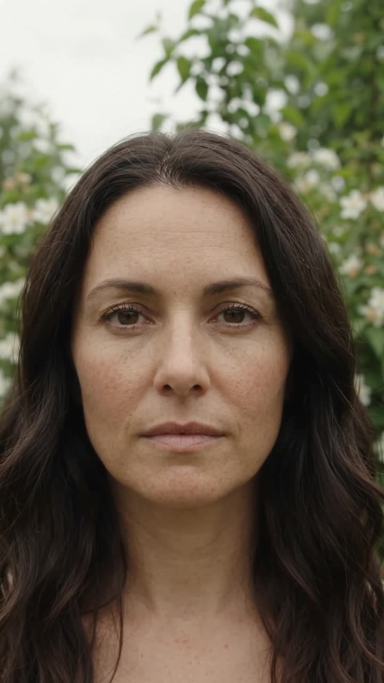
#> input picture assets/covers/_ref/kira_face.jpg, 768 x 1365 px (shown at 1/2 size)
$ python -i cover_gen.py   (imports and definitions only)
#> lines starting #> are read from the running program, lines starting #| are printed output that depends on the picture
#> further down, picture is the input picture: PIL image 768x1365 RGB; mean R, G, B 106.5, 96.1, 79.4
#!/usr/bin/env python3
"""Generate missing cover scenes with Nano Banana 2 Lite (DeepInfra) from a canon face reference of the recurring character.

  python3 tools/carousel/cover_gen.py            # generate all scenes that are not generated yet
  python3 tools/carousel/cover_gen.py <id> ...   # (re)generate only these ids

Writes graded 1080x1350 jpgs to assets/covers/gen/ and assets/covers/manifest_gen.json (cover_bank.pick reads both).
Prompt method (2026 community practice): action instead of pose, gaze away from camera, slightly imperfect framing,
2-3 specific traits and props, natural skin texture, lens + light instead of "ultra realistic", explicit negatives,
fixed character block + canon face reference in every call.
"""
import base64, json, os, shutil, subprocess, sys, tempfile, threading
from concurrent.futures import ThreadPoolExecutor
from io import BytesIO
from pathlib import Path

import requests
from PIL import Image

sys.path.insert(0, str(Path(__file__).resolve().parent))
from cover_bank import grade, OUT, ROOT, W, H  # noqa: E402

MODEL = os.environ.get("COVER_GEN_MODEL", "nano-banana-2-lite")
GEN = OUT / "gen"
MANIFEST_GEN = OUT / "manifest_gen.json"
REF = OUT / "_ref" / "kira_face.jpg"
# [1 line not run here, left out]

CHARACTER = ("The woman is the person in the reference photo: exactly the same face and age (early to mid 40s), "
             "dark brown wavy shoulder-length hair, natural skin with fine lines and a few freckles.")
STYLE = ("Candid photograph, 35mm lens, available light, natural skin texture, a few stray hairs, "
         "slightly imperfect framing as if grabbed quickly, warm natural color. "
         "Full-bleed photograph that continues naturally to all four edges: no borders, no white bars, no frames, no letterboxing. "
         "No text, no logos, no watermark, no airbrushed skin, no stock-photo smile.")

# id, products, tags, scene prompt (action + setting + light + shot). CHARACTER and STYLE are added automatically.
SCENES = [
    # ---------------- GLOW ----------------
    ("g_mirror_side", ["glow"], ["mirror", "face", "morning", "worried"],
     "Side-on shot of her leaning on both hands at a bathroom sink, studying her own face in the mirror, one eyebrow slightly raised, towel on her shoulder, soft morning window light on the tiles."),
    ("g_bed_3am", ["glow"], ["bedroom", "3am", "sleep", "tired"],
     "She sits on the edge of a rumpled bed with her feet on the rug, phone in her hand showing 3:07 in large digits, warm bedside lamp lighting the room clearly, blanket pushed aside, looking at the phone not the camera."),
    ("g_pill_label", ["glow"], ["supplements", "label", "reading", "hands"],
     "Close shot of her hands holding a supplement bottle at the kitchen counter, reading glasses pushed up into her hair, squinting at the small print on the label, bright daylight from the window."),
    ("g_doctor_waiting", ["glow"], ["doctor", "waiting", "clipboard"],
     "In a clinic waiting room she fills in a form on a clipboard, pen paused mid-line, glancing sideways toward a door out of frame, pale walls, daylight through a big window, chairs blurred behind her."),
    ("g_waistband", ["glow"], ["belly", "waist", "jeans"],
     "Shot from chin down, she stands in a bright bedroom pulling at the waistband of her denim jeans with a thumb, loose cotton shirt, morning light, her face is partly cropped by the top of the frame."),
    ("g_park_walk", ["glow"], ["walking", "park", "autumn"],
     "Caught mid-stride on a leafy park path in autumn, glancing down at her smartwatch, leaves blurred in motion at the edges, cardigan open, soft overcast daylight."),
    ("g_grocery_label", ["glow"], ["grocery", "label", "food"],
     "In a supermarket aisle she holds a cereal box at arm's length reading the nutrition label with narrowed eyes, shopping basket on her elbow, bright store lighting, colorful shelves softly blurred."),
    ("g_couch_laptop", ["glow"], ["tired", "laptop", "couch", "afternoon"],
     "Afternoon on the couch under a knitted blanket with a laptop on her knees, pinching the bridge of her nose with eyes closed, half-drunk cup of tea on the arm of the sofa, sunlight across the room."),
    ("g_tea_window", ["glow"], ["tea", "window", "calm", "morning"],
     "Over-the-shoulder view of her pouring tea into a mug at a window, steam rising, looking out at a garden, face in soft profile, sleepy hair, bright cool morning light."),
    ("g_car_breath", ["glow"], ["car", "stress", "breathing", "eyes-closed"],
     "Parked in her car in the afternoon sun, both hands on the steering wheel, eyes closed, taking a slow deep breath, shopping bags on the passenger seat, light flaring through the windshield."),
    ("g_cafe_friends", ["glow"], ["cafe", "friends", "window", "comparison"],
     "Photographed through a cafe window from the street: she sits alone at a small table with a half-smile watching a group of laughing friends at the next table, reflection of the street on the glass, daylight."),
    ("g_desk_clock_coffee", ["glow"], ["coffee", "caffeine", "clock", "desk"],
     "Close detail at a home desk: her hand wrapped around a coffee mug beside a small analog clock reading two o'clock, laptop and a notepad blurred behind, her face just visible at the edge of the frame looking at the screen."),
    ("g_temples_desk", ["glow"], ["headache", "desk", "stress", "tired"],
     "Messy bun, fingertips pressed to both temples at a cluttered home office desk, sticky notes and a mug in front of her, eyes shut, afternoon window light from the left."),
    ("g_fridge_open", ["glow"], ["fridge", "kitchen", "snack", "hesitation"],
     "She stands at an open refrigerator in a bright kitchen, one hand on the door, the other hovering undecided over a shelf, cool fridge light on her face, glancing at the camera with a guilty half-smile."),
    ("g_tub_phone", ["glow"], ["bathroom", "phone", "steps", "tired"],
     "Sitting on the edge of a bathtub in a white bathroom, scrolling a health app on her phone with a tired small smile, bathrobe, daylight from a frosted window."),
    ("g_back_stretch", ["glow"], ["yoga", "stretch", "back", "living-room"],
     "Mid-stretch on a yoga mat in a sunlit living room, one hand pressed to her lower back, wincing slightly, leggings and a loose tee, plants and a window behind her."),
    ("g_notebook_log", ["glow"], ["notebook", "writing", "log", "desk"],
     "Over-the-shoulder shot of her writing in a notebook, pen mid-sentence, looking up at a window with a thoughtful expression, handwritten dated list on the page, morning light, coffee untouched."),
    ("g_face_honest", ["glow"], ["face", "serious", "close"],
     "Close portrait with strong morning sun hitting one side of her face, hair messy, no makeup, an honest tired look straight into the camera, shallow depth of field, plain wall behind her."),
    ("g_lab_report", ["glow"], ["lab", "report", "reading", "kitchen"],
     "At a kitchen counter she follows one line of a printed lab report with her finger, reading glasses on, brows drawn together, folder and pen beside her, bright daylight."),
    ("g_morning_robe", ["glow"], ["morning", "robe", "stairs", "sleepy"],
     "Coming down a staircase in a robe, one hand on the banister, looking down at her feet, squinting in the morning sun from a hallway window, hair unbrushed."),
    # ---------------- SAFETY ----------------
    ("s_rental_walkaround", ["safety"], ["rental", "car", "phone", "filming"],
     "Crouching beside the front bumper of a white rental car in a sunny parking lot, filming a small scratch with her phone, keys in her other hand, sunglasses pushed up, midday light."),
    ("s_hotel_safe", ["safety"], ["hotel", "safe", "closet", "passport"],
     "In a hotel room closet she taps a code into a small in-room safe, passport in her other hand, glancing back over her shoulder toward the door, daylight through sheer curtains."),
    ("s_hotel_corridor", ["safety"], ["hotel", "corridor", "keycard", "luggage"],
     "Wide shot in a hotel corridor, she pulls a carry-on and checks a key card against the room numbers on the doors, mid-step, carpet runner leading away, warm light from wall sconces."),
    ("s_desk_passport", ["safety"], ["hotel", "reception", "passport", "counter"],
     "Her face in sharp profile as she slides a passport across a marble front-desk counter, the clerk's hand just entering the frame, brass bell and flowers blurred, bright lobby light."),
    ("s_vendor_bracelet", ["safety"], ["street", "vendor", "bracelet", "offer", "scam"],
     "POV from the vendor's side: a stranger's hand holds out a colorful woven bracelet toward her in a sunny Mediterranean old-town street, she steps back with a raised palm and a polite uncomfortable smile."),
    ("s_photo_offer", ["safety"], ["street", "photo", "phone", "offer", "scam"],
     "Over her shoulder: a friendly stranger's hands reach for her phone offering to take her picture in front of a famous fountain, she holds the phone against her chest hesitating, tourists blurred around, bright sun."),
    ("s_cruise_sanitizer", ["safety"], ["cruise", "buffet", "sanitizer", "doubt"],
     "At a cruise ship buffet entrance she stands by a wall hand-sanitizer dispenser with an empty plate in one hand, eyeing the dispenser doubtfully, white and blue ship interior, bright light."),
    ("s_port_hurry", ["safety"], ["cruise", "port", "watch", "hurry"],
     "On a sunny pier, she hurries toward a huge cruise ship while checking her wristwatch, tote bag swinging, shore-excursion crowd blurred behind, a little out of breath."),
    ("s_arrivals_tout", ["safety"], ["airport", "arrivals", "taxi", "tout"],
     "In an airport arrivals hall she walks past while looking at her phone, sharp in the foreground; behind her a man in a jacket gestures toward her bag offering a taxi, travelers blurred, bright terminal light."),
    ("s_rideshare_plate", ["safety"], ["rideshare", "plate", "curb", "phone"],
     "On a city curb she leans slightly to read a license plate and compares it to her phone screen before opening the car door, a silver sedan idling beside her, street trees, daylight."),
    ("s_security_tray", ["safety"], ["airport", "security", "tray", "laptop"],
     "At airport security she places a laptop into a gray tray while looking back at her bag behind her, conveyor belt and other travelers blurred, cool bright terminal light."),
    ("s_atm_cover", ["safety"], ["atm", "pin", "street", "money"],
     "Behind and beside her at a street ATM in a European old town, she shields the keypad with her left hand while typing with the right, coat collar up, a passer-by blurred behind, overcast daylight."),
    ("s_exchange_board", ["safety"], ["exchange", "rates", "money", "receipt"],
     "At a currency exchange booth she squints at a glowing rate board above the counter with a printed receipt in her hand, comparing numbers, slightly worried look, bright fluorescent light."),
    ("s_lobby_wifi", ["safety"], ["wifi", "lobby", "laptop", "hesitation"],
     "Seated in a hotel lobby armchair with a laptop, a framed free-WiFi sign blurred behind her, one finger hovering over the trackpad, wary sideways glance, soft window light."),
    ("s_metro_bag", ["safety"], ["metro", "crowd", "bag", "pickpocket"],
     "In a crowded metro car she hugs her crossbody bag in front of her with both arms, eyes scanning the faces around her, commuters blurred, wide angle, cool fluorescent light with a warm window glow."),
    ("s_bill_pen", ["safety"], ["restaurant", "bill", "pen", "money"],
     "At a restaurant table she taps a pen on one line of the printed bill, brows lowered, a waiter blurred in the background, plates and glasses on a checkered cloth, warm afternoon light."),
    ("s_passport_zip", ["safety"], ["passport", "pocket", "hands", "jacket"],
     "Close on her hands sliding a passport into an inner zip pocket of a travel jacket, face cropped at the lips, bright airport windows behind, quick motion slightly soft."),
    ("s_gate_delay", ["safety"], ["airport", "gate", "delay", "boarding-pass"],
     "Seated at a boarding gate holding a boarding pass, looking up at a departures screen with a delayed flight, tired expression, suitcase beside her, big terminal windows with daylight."),
    ("s_bed_contents", ["safety"], ["hotel", "bed", "documents", "phone", "photo"],
     "Top-down angle on a hotel bed: passport, cash and a necklace laid out on the white duvet, her hands photographing them with a phone, shadow of her head in the corner, bright daylight."),
    ("s_balcony_morning", ["safety"], ["hotel", "balcony", "morning", "calm"],
     "Leaning on a hotel balcony railing in the morning with a coffee cup, looking out over rooftops of an old town, relaxed, bathrobe, bright soft light, back and side of her face visible."),
    ("s_market_crowd", ["safety"], ["market", "crowd", "push", "street"],
     "Low angle in a packed tourist market, she pushes forward through the crowd holding her bag tight, vendors' hands waving goods around the frame edges, strong sun and awning shadows."),
    ("s_elevator_mirror", ["safety"], ["hotel", "elevator", "mirror", "tired"],
     "Reflection in a hotel elevator mirror: she leans against the wall, tired after travel, room key card between her fingers, brass doors and floor numbers, warm light."),
    ("s_curb_luggage", ["safety"], ["airport", "curb", "luggage", "taxi"],
     "At the airport curb a driver's hands lift her suitcase toward a taxi trunk while she looks at him suspiciously and keeps one hand on her bag strap, bright midday sun, cars blurred."),
]


def trim_borders(img, max_trim=40):
    """Cut thin black/white letterbox borders the model sometimes adds, then rescale back to W x H."""
#> called with max_trim = 40
    import numpy as np
    a = np.asarray(img.convert("L")).astype(float)
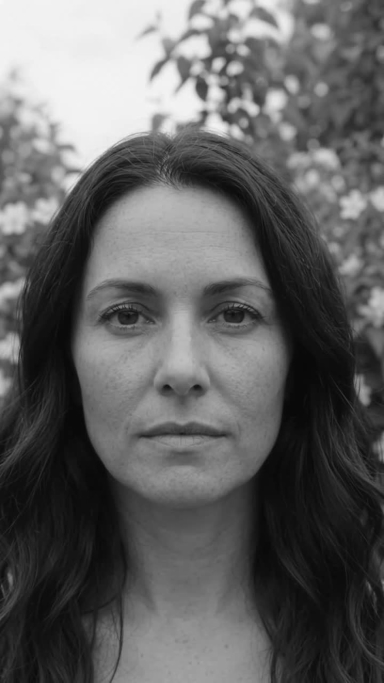
#> a: shape (1365, 768) float64 (shown at 1/2 size); min 5, max 246, mean 97.3

    def edge(vals):
        k = 0
        while k < max_trim and (vals[k] < 14 or vals[k] > 247):
            k += 1
#> this loop made 0 passes
#> after the loop, k = 0
        return k
    t, b = edge(a.mean(axis=1)), edge(a.mean(axis=1)[::-1])
#> t = 0; b = 0
    l, r = edge(a.mean(axis=0)), edge(a.mean(axis=0)[::-1])
#> l = 0; r = 0
    if t or b or l or r:
        img = img.crop((l, t, img.width - r, img.height - b)).resize((W, H), Image.LANCZOS)
    return img


# [64 lines left out: functions ensure_ref, _uri, gen_one, main, not called in this run]


# [2 lines not run here, left out]

>>> from PIL import Image
>>> picture = Image.open('../../assets/covers/_ref/kira_face.jpg')
>>> result = trim_borders(picture)
